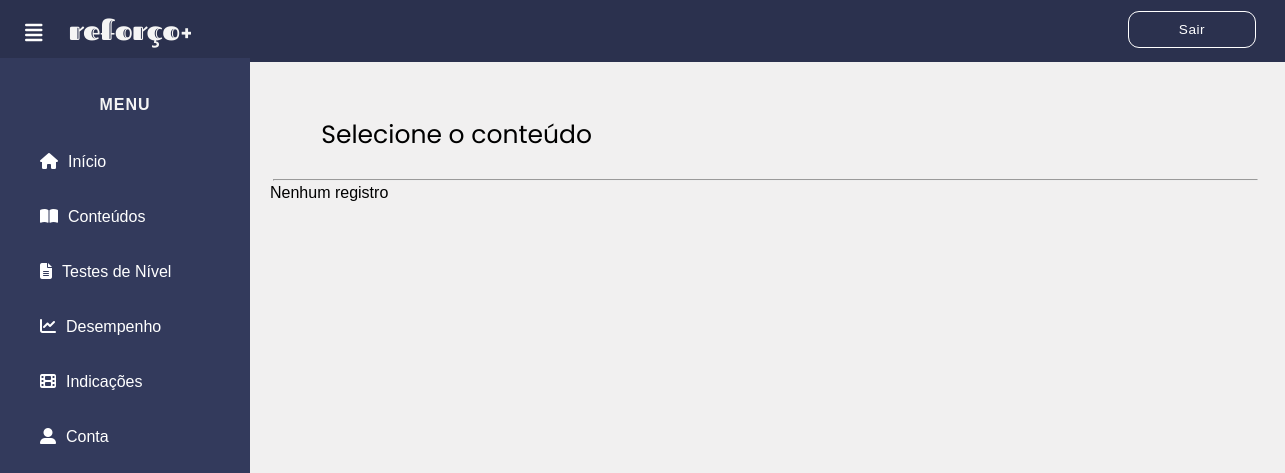
Before: /php/lista_cont.php?materia=2&ano=1 with the older database file.
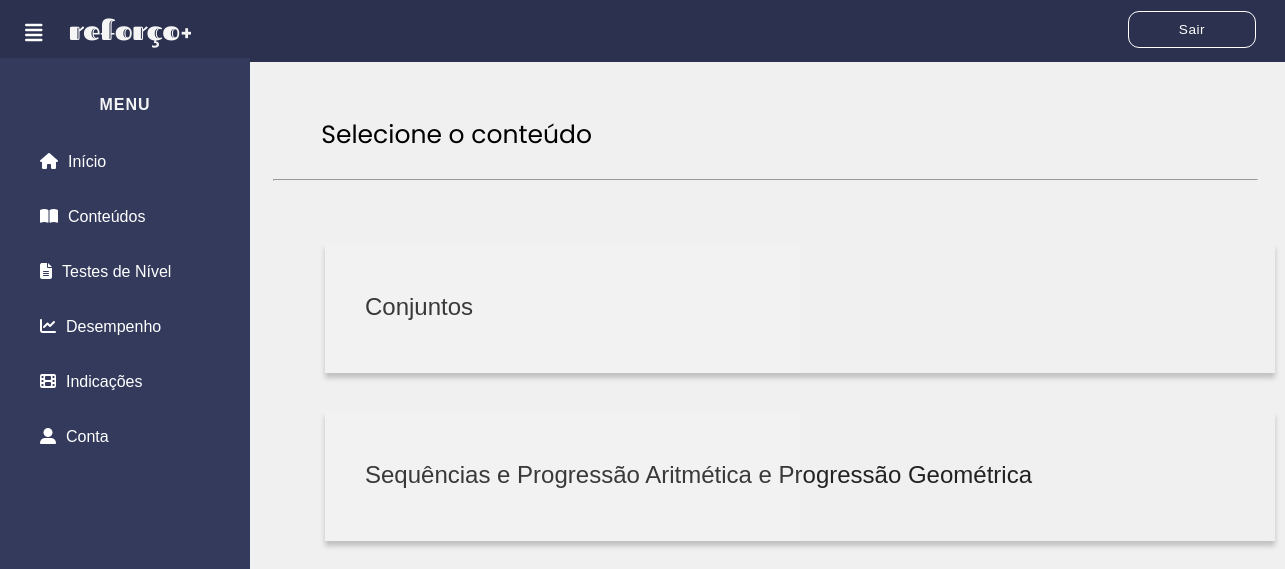
After: the same page with the newer database file.
### tables this page shows
CREATE TABLE IF NOT EXISTS `conteudos` (
  `ID_cont` int(2) NOT NULL AUTO_INCREMENT,
  `texto` text NOT NULL,
  `cod_mat` int(2) NOT NULL,
  `cod_adm` int(1) NOT NULL,
  `ano` int(1) NOT NULL,
  `assunto` varchar(70) NOT NULL,
  PRIMARY KEY (`ID_cont`),
  KEY `fk_conteudos_administrador` (`cod_adm`),
  KEY `fk_conteudos_materias` (`cod_mat`)
);

### php/lista_cont.php (the view, shortened to what this page needs)
<!DOCTYPE html>
<html lang="pt-br">
<head>
    <link rel="stylesheet" href="../css/inicio.css">
    <link rel="stylesheet" type="text/css" href="../css/blocos.css">
  </head>
  <body>
      <header>
      <a href="../inicio.html"><img style="float:left; margin-left:52px; margin-top: 0px; margin-bottom: 1px; padding-top: 0px; border: 0;" src="../imagens/inicial/logo3.png"> </a>
      <label for="check">
        <i class="fas fa-align-justify" id="menu_btn"></i>
      </label>
      <div class="direita">
        <a href="sair.php" class="sair">Sair</a>
      </div>
      </header>
    <div class="menu">
      <center>
      <h4>MENU</h4>
      </center>
      <a href="../inicio.html"><i class="fas fa-home"></i><span>Início</span></a>
      <a href="conteudos.php"><i class="fas fa-book-open"></i><span>Conteúdos</span></a>
      <a href="testeniveis.php"><i class="fas fa-file-alt"></i><span>Testes de Nível</span></a>
      <a href="desempenho.php"><i class="fas fa-chart-line"></i><span>Desempenho</span></a>
      <a href="indicacoes.php"><i class="fas fa-film"></i><span>Indicações</span></a>
      <a href="conta.php"><i class="fas fa-user-alt"></i><span>Conta</span></a>
    </div>
    <div class="nome">
    <p> Selecione o conteúdo </p>
    <hr style="width: 102%; height: 7%; margin-left: -5%; margin-bottom: -8%;">
  </div>
    <div class="conteudo">
        <?php
            $conn = mysqli_connect('127.0.0.1', 'root', '') or die("Não foi possível a conexão com o Banco");
            $ano = $_GET['ano'];
            $materia = $_GET['materia'];
            $sql = "SELECT * FROM conteudos where cod_mat like '%".$materia."%' and ano like '%".$ano."%'";
            $cod = mysqli_query($conn,$sql);
            $numRegistros = mysqli_num_rows($cod);
            if ($numRegistros != 0) {
              echo "<section class='flexbox'>";
                while ($text = mysqli_fetch_object($cod)) {
                  $assunto=$text->assunto;
                  $assunto=utf8_encode($assunto);
                  $cod_assunto=$text->ID_cont;
                    echo "<a href='cont_especifico.php?assunto=".$cod_assunto."'>
                      <div class='blocos'>
                          <span> </span>
                          <span> </span>
                          <span> </span>
                          <span> </span>".
                          $assunto
                      ."</div>
                    </a><br>";
                }
              echo "</section>";
            }
            else{
                echo "Nenhum registro";
            }
        ?>
 </div>
</body>
</html>

Changed rows visible on the page:
added conteudos: assunto "Conjuntos"
added conteudos: assunto "Sequências e Progressão Aritmética e Progressão Geométrica"
Other visible differences:
text no longer shown: "Nenhum registro"
